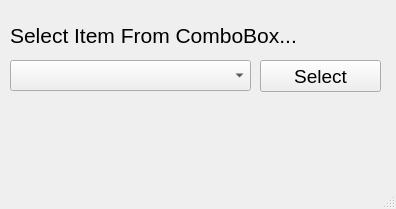
<?xml version="1.0" encoding="UTF-8"?>
<ui version="4.0">
 <class>MainWindow</class>
 <widget class="QMainWindow" name="MainWindow">
  <property name="geometry">
   <rect>
    <x>0</x>
    <y>0</y>
    <width>396</width>
    <height>209</height>
   </rect>
  </property>
  <property name="windowTitle">
   <string>MainWindow</string>
  </property>
  <widget class="QWidget" name="centralwidget">
   <widget class="QLabel" name="label">
    <property name="geometry">
     <rect>
      <x>10</x>
      <y>20</y>
      <width>361</width>
      <height>31</height>
     </rect>
    </property>
    <property name="font">
     <font>
      <pointsize>16</pointsize>
     </font>
    </property>
    <property name="text">
     <string>Select Item From ComboBox...</string>
    </property>
   </widget>
   <widget class="QComboBox" name="comboBox">
    <property name="geometry">
     <rect>
      <x>10</x>
      <y>60</y>
      <width>241</width>
      <height>31</height>
     </rect>
    </property>
    <property name="font">
     <font>
      <pointsize>16</pointsize>
     </font>
    </property>
   </widget>
   <widget class="QPushButton" name="pushButton">
    <property name="geometry">
     <rect>
      <x>260</x>
      <y>60</y>
      <width>121</width>
      <height>32</height>
     </rect>
    </property>
    <property name="font">
     <font>
      <pointsize>14</pointsize>
     </font>
    </property>
    <property name="text">
     <string>Select</string>
    </property>
   </widget>
  </widget>
  <widget class="QMenuBar" name="menubar">
   <property name="geometry">
    <rect>
     <x>0</x>
     <y>0</y>
     <width>396</width>
     <height>26</height>
    </rect>
   </property>
  </widget>
  <widget class="QStatusBar" name="statusbar"/>
 </widget>
 <resources/>
 <connections/>
</ui>
